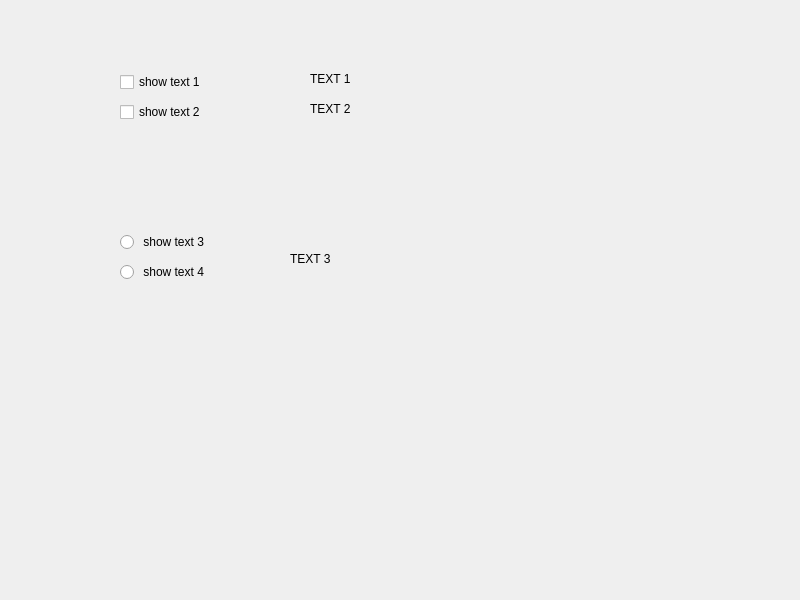
<?xml version="1.0" encoding="UTF-8"?>
<ui version="4.0">
 <class>Widget</class>
 <widget class="QWidget" name="Widget">
  <property name="geometry">
   <rect>
    <x>0</x>
    <y>0</y>
    <width>800</width>
    <height>600</height>
   </rect>
  </property>
  <property name="windowTitle">
   <string>Widget</string>
  </property>
  <widget class="QCheckBox" name="checkBox1">
   <property name="geometry">
    <rect>
     <x>120</x>
     <y>70</y>
     <width>161</width>
     <height>24</height>
    </rect>
   </property>
   <property name="text">
    <string>show text 1</string>
   </property>
  </widget>
  <widget class="QCheckBox" name="checkBox2">
   <property name="geometry">
    <rect>
     <x>120</x>
     <y>100</y>
     <width>131</width>
     <height>24</height>
    </rect>
   </property>
   <property name="text">
    <string>show text 2</string>
   </property>
  </widget>
  <widget class="QLabel" name="labelText1">
   <property name="enabled">
    <bool>true</bool>
   </property>
   <property name="geometry">
    <rect>
     <x>310</x>
     <y>70</y>
     <width>71</width>
     <height>18</height>
    </rect>
   </property>
   <property name="text">
    <string>TEXT 1</string>
   </property>
  </widget>
  <widget class="QLabel" name="labelText2">
   <property name="geometry">
    <rect>
     <x>310</x>
     <y>100</y>
     <width>71</width>
     <height>18</height>
    </rect>
   </property>
   <property name="text">
    <string>TEXT 2</string>
   </property>
  </widget>
  <widget class="QRadioButton" name="radioButton1">
   <property name="geometry">
    <rect>
     <x>120</x>
     <y>230</y>
     <width>118</width>
     <height>24</height>
    </rect>
   </property>
   <property name="text">
    <string> show text 3</string>
   </property>
  </widget>
  <widget class="QRadioButton" name="radioButton2">
   <property name="geometry">
    <rect>
     <x>120</x>
     <y>260</y>
     <width>118</width>
     <height>24</height>
    </rect>
   </property>
   <property name="text">
    <string> show text 4</string>
   </property>
  </widget>
  <widget class="QLabel" name="labelText3">
   <property name="geometry">
    <rect>
     <x>290</x>
     <y>250</y>
     <width>71</width>
     <height>18</height>
    </rect>
   </property>
   <property name="text">
    <string>TEXT 3</string>
   </property>
  </widget>
 </widget>
 <resources/>
 <connections/>
</ui>
